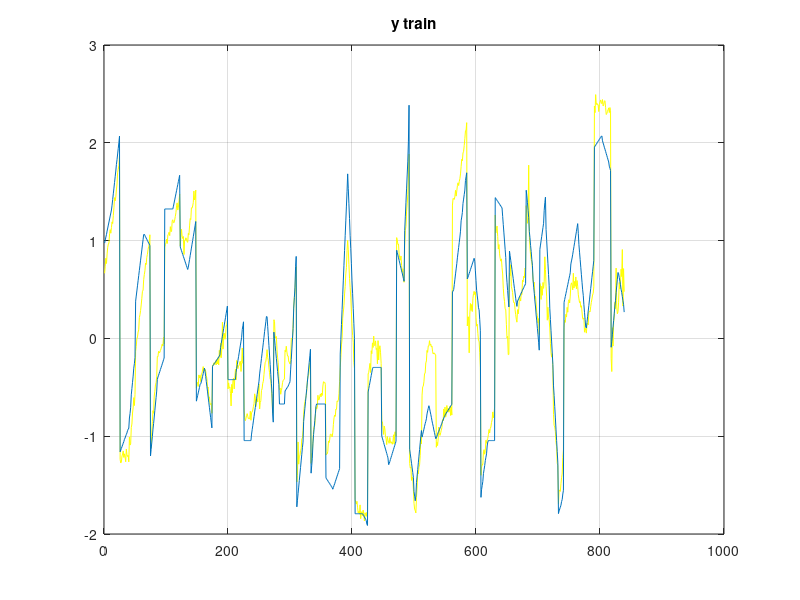
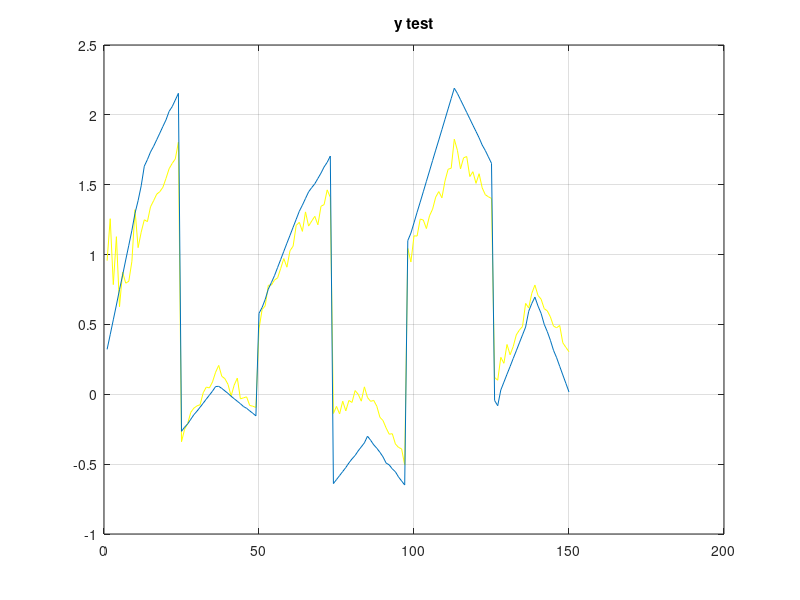
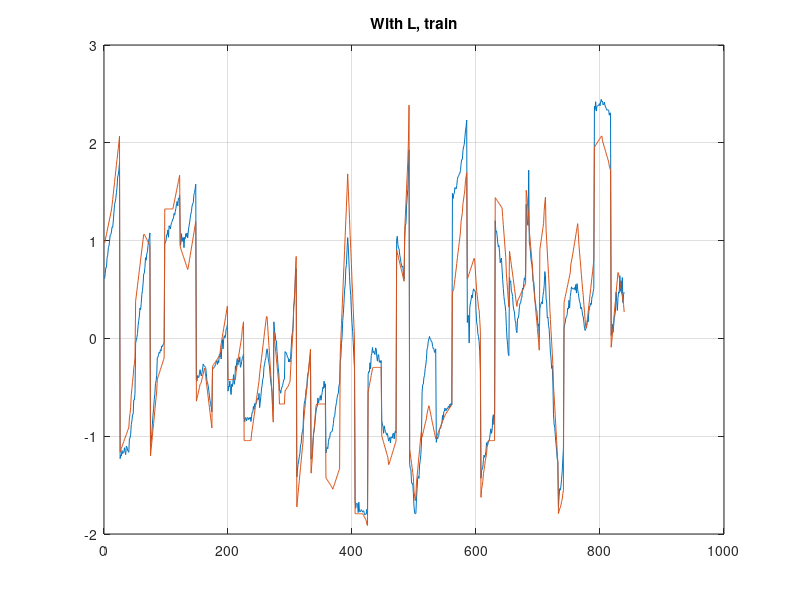
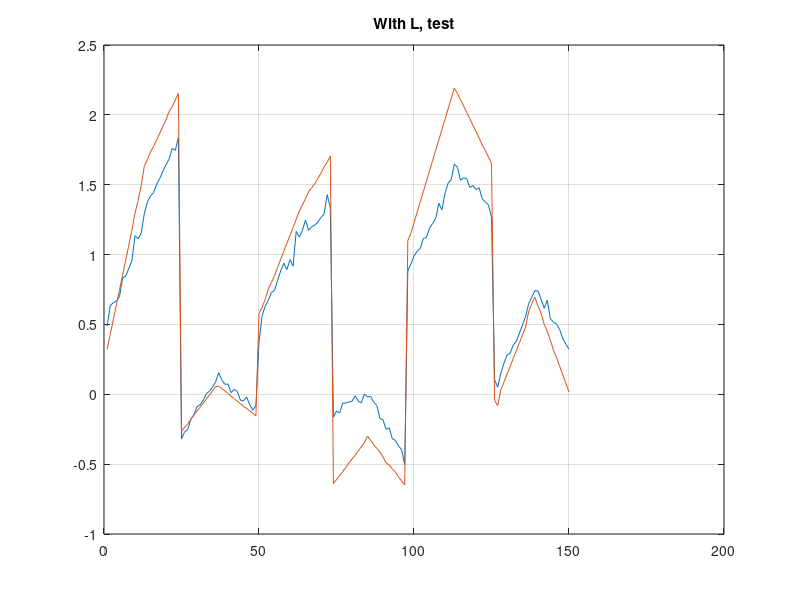

These charts were generated, in order, by the following MATLAB code:
close all
clear all
clc

load('updrs.mat')
totalpatients = parkinsonsupdrs(size(parkinsonsupdrs,1),1);
matricepazienti = zeros(1,22);
for k = 1:totalpatients
    patient_matrix = parkinsonsupdrs(find(parkinsonsupdrs(:,1)==k),:);
    patient_matrix(:,4) = abs(fix(patient_matrix(:,4)));
    days_patient = unique(patient_matrix(:,4));
    for i = 1:length(days_patient)
        day = days_patient(i);
        indexes_day = find(patient_matrix(:,4)==day);
        new_matrix = mean(patient_matrix(indexes_day,:),1);
        matricepazienti = [matricepazienti;new_matrix];
    end
end 

matricepazienti = matricepazienti(2:end,:);
matricepazienti_norm = (matricepazienti - (ones(size(matricepazienti,1),1)*mean(matricepazienti))) ./ sqrt(ones(size(matricepazienti,1),1)*var(matricepazienti));

%%% Perform regression [1] 

data_train = matricepazienti(matricepazienti(:,1)<37,:);
data_test = matricepazienti(matricepazienti(:,1)>36,:);

m_data_train=mean(data_train);
v_data_train=var(data_train);
o = ones(size(data_train,1),1);
data_train_norm = data_train;
data_train_norm(:,5:end) = (data_train(:,5:end) - o*m_data_train(:,5:end)) ./ sqrt(o*v_data_train(:,5:end));

mean_train_norm = mean(data_train_norm,1); % verify it is zero mean and va = 1?? 
var_train_norm = var(data_train_norm,1); 

o = ones(size(data_test,1),1);
data_test_norm = data_test;
data_test_norm(:,5:end) = (data_test(:,5:end) - o*m_data_train(:,5:end)) ./ sqrt(o*v_data_train(:,5:end));

mean_test_norm = mean(data_train_norm,1); % verify it is zero mean and va = 1?? 
var_test_norm = var(data_train_norm,1);

% Perform regression [2]
F0 = 5;
y_train=data_train_norm(:,F0); %% feature che elimino e poi vorr? stimare
X_train=data_train_norm;
X_train(:,F0)=[];  %% tutte le feature senza F0 

y_test=data_test_norm(:,F0); 
X_test=data_test_norm;
X_test(:,F0)=[];
%%
%%% PCR
N = size(X_train,1);
R = (1/N) * X_train(:,5:end).' * X_train(:,5:end);
[U, A] = eig(R);
Z = X_train(:, 5:end) * U;

Z_norm = (1 / sqrt(N)) * Z * A^(-1/2);
Z_y = Z_norm.' * y_train;
y_hat = Z_norm * Z_y;
% a = inv(X_train*X_train.') * X_train * y_train;
a = (1/N) * U * inv(A) * U.' * X_train(:,5:end).' * y_train;
y_hat_2_train = X_train(:,5:end) * a; %%% ?????????????????????

figure
plot(y_hat_2_train, '-y')
hold on
plot(y_train)
grid on
title('y train')

% test

y_hat_test = X_test(:,5:end) * a;

figure
plot(y_hat_test, '-y')
hold on
plot(y_test)
grid on
title('y test')


%%%%%%%%%%%% L %%%%%%%%%%

K = 1;
total_eig = sum(diag(A));
percentage_thresh = 0.98 * total_eig;

sum_diag = 0;
L = 1;
while sum_diag < percentage_thresh
    sum_diag = A(L,L) + sum_diag; 
    L = L+1;
end
%precedente U = 5

U_L = U(:,K:L);
A_L = A(K:L,K:L);

Z_norm_L = 1/sqrt(N) * X_train(:,5:end) * U_L * A_L ^(-1/2);

Z_y_L = Z_norm_L.' * y_train;

y_hat_L = Z_norm_L * Z_y_L;

a_hat_L = 1/N * U_L * inv(A_L) * U_L.' * X_train(:,5:end).' *y_hat_L;

stima_L = X_train(:, 5:end) * a_hat_L;
stima_L_2 = X_test(:, 5:end) * a_hat_L;

errore = norm(stima_L_2-y_test);

figure
plot(stima_L)
hold on
plot(y_train)
grid on
title('With L, train')

figure
plot(stima_L_2)
hold on
plot(y_test)
grid on
title('With L, test')